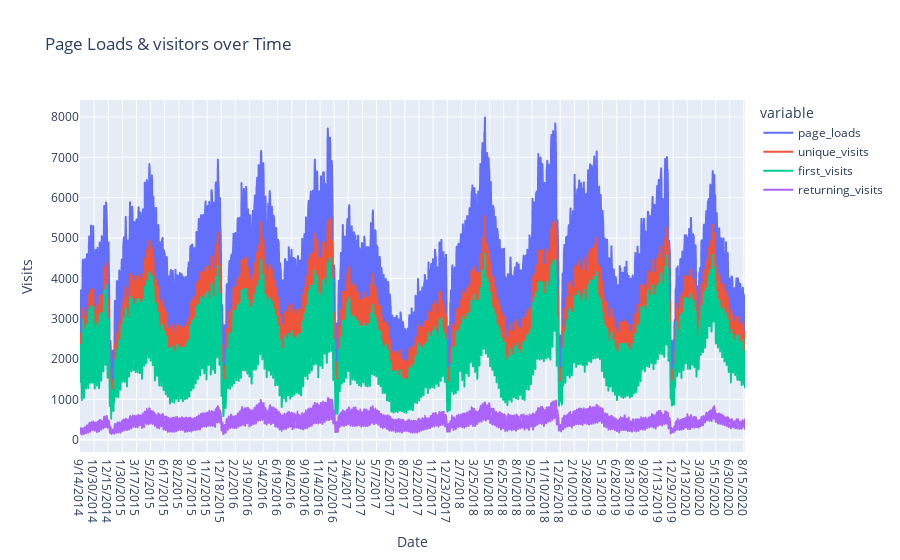

Write notebook code for a chart like this one.
### Code cell
#time series

px.line(df,x='Date',y=['page_loads' ,'unique_visits' ,'first_visits' ,'returning_visits'],
       labels={'value':'Visits'}
       ,title='Page Loads & visitors over Time')

### Figure 1 — Plotly figure (JSON) as saved in the notebook; plotly's stock layout.template omitted (floating-point values rounded to 4 significant figures; data arrays with more than 128 entries replaced by an {"elided": "..."} marker saying what was removed)
{"data": [{"hovertemplate": "variable=page_loads<br>Date=%{x}<br>Visits=%{y}<extra></extra>", "legendgroup": "page_loads", "line": {"color": "#636efa", "dash": "solid"}, "marker": {"symbol": "circle"}, "mode": "lines", "name": "page_loads", "showlegend": true, "type": "scattergl", "x": {"elided": "2167 str values"}, "xaxis": "x", "y": {"elided": "2167 int values"}, "yaxis": "y"}, {"hovertemplate": "variable=unique_visits<br>Date=%{x}<br>Visits=%{y}<extra></extra>", "legendgroup": "unique_visits", "line": {"color": "#EF553B", "dash": "solid"}, "marker": {"symbol": "circle"}, "mode": "lines", "name": "unique_visits", "showlegend": true, "type": "scattergl", "x": {"elided": "2167 str values"}, "xaxis": "x", "y": {"elided": "2167 int values"}, "yaxis": "y"}, {"hovertemplate": "variable=first_visits<br>Date=%{x}<br>Visits=%{y}<extra></extra>", "legendgroup": "first_visits", "line": {"color": "#00cc96", "dash": "solid"}, "marker": {"symbol": "circle"}, "mode": "lines", "name": "first_visits", "showlegend": true, "type": "scattergl", "x": {"elided": "2167 str values"}, "xaxis": "x", "y": {"elided": "2167 int values"}, "yaxis": "y"}, {"hovertemplate": "variable=returning_visits<br>Date=%{x}<br>Visits=%{y}<extra></extra>", "legendgroup": "returning_visits", "line": {"color": "#ab63fa", "dash": "solid"}, "marker": {"symbol": "circle"}, "mode": "lines", "name": "returning_visits", "showlegend": true, "type": "scattergl", "x": {"elided": "2167 str values"}, "xaxis": "x", "y": {"elided": "2167 int values"}, "yaxis": "y"}], "layout": {"legend": {"title": {"text": "variable"}, "tracegroupgap": 0}, "title": {"text": "Page Loads & visitors over Time"}, "xaxis": {"anchor": "y", "domain": [0, 1], "title": {"text": "Date"}}, "yaxis": {"anchor": "x", "domain": [0, 1], "title": {"text": "Visits"}}}}
